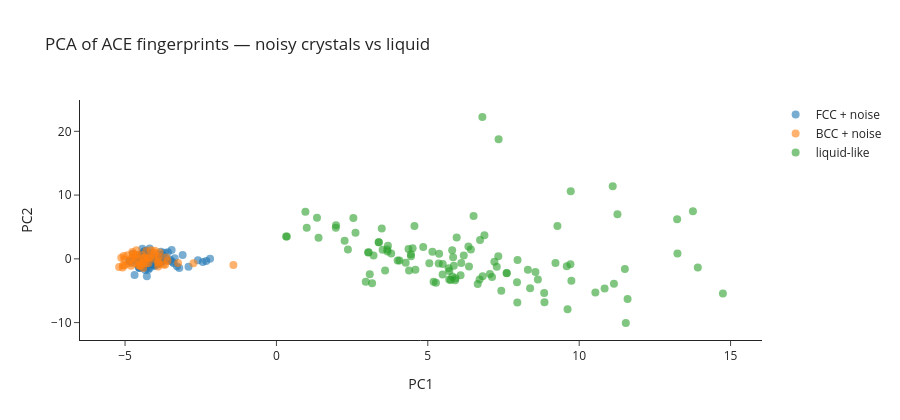

Notebook code cell kept with this figure:
### Markdown cell above
## 5. Distinguishing crystals from a melt

A more practical use-case: detecting which atoms in a snapshot are crystalline
and which are liquid-like. We perturb the FCC and BCC supercells with random
displacements (a cheap proxy for thermal noise) and pretend a third class is a
fully randomised "liquid".

### Code cell
rng = np.random.default_rng(0)

def perturb(atoms, sigma):
    a = atoms.copy()
    a.positions += rng.normal(scale=sigma, size=a.positions.shape)
    return a

fcc_T = perturb(bulk("Cu", "fcc", cubic=True).repeat(3), sigma=0.10)
bcc_T = perturb(bulk("Fe", "bcc", cubic=True).repeat(3), sigma=0.10)
liq   = perturb(bulk("Cu", "fcc", cubic=True).repeat(3), sigma=0.6)

snapshots = {"FCC + noise": fcc_T, "BCC + noise": bcc_T, "liquid-like": liq}

X_list, y_list = [], []
for name, atoms in snapshots.items():
    pyscal.find_neighbors(atoms, method="cutoff", cutoff=5.0)
    res = pyscal.ace(atoms, nmax=4, lmax=6, nu_max=2, normalize=False)
    X_list.append(res['full'])
    y_list.append(np.full(len(atoms), name))

X = np.vstack(X_list)
y = np.concatenate(y_list)
X = (X - X.mean(axis=0)) / (X.std(axis=0) + 1e-12)
Z = PCA(n_components=2).fit_transform(X)

fig = go.Figure()
for name in snapshots:
    pts = Z[y == name]
    fig.add_trace(go.Scatter(x=pts[:, 0], y=pts[:, 1], mode="markers",
                             name=name, marker=dict(size=8, opacity=0.6)))
fig.update_layout(title="PCA of ACE fingerprints — noisy crystals vs liquid",
                  xaxis_title="PC1", yaxis_title="PC2",
                  height=420, template="simple_white")
fig
